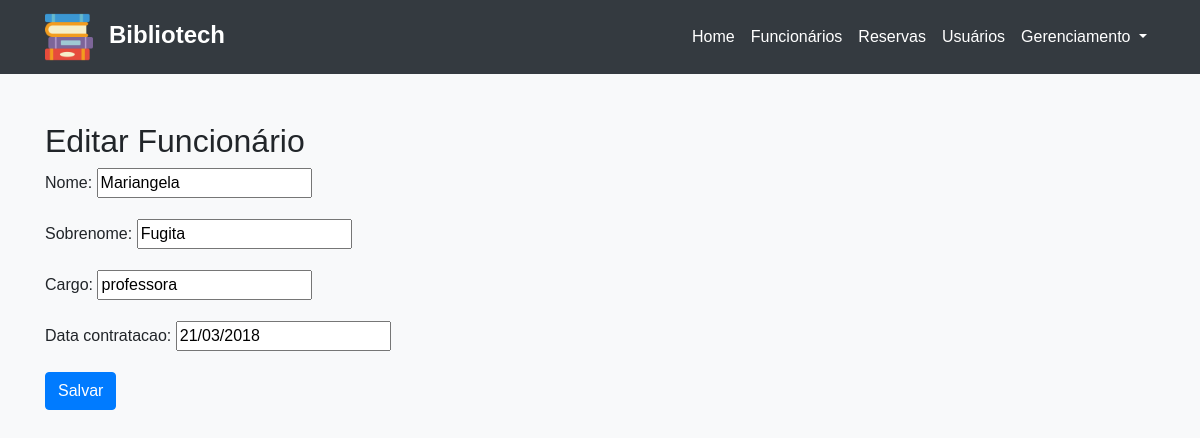
The app's page /funcionario/editar/1/ with its own data.
### appmodelo/models.py (models this page shows, shortened)
class Funcionario(models.Model):
    nome = models.CharField(max_length=100)
    sobrenome = models.CharField(max_length=100)
    cargo = models.CharField(max_length=100)
    data_contratacao = models.DateField()

### appmodelo/views/FuncionarioViews.py (the view)
# urls.py: path('funcionario/editar/<int:pk>/', editar_funcionario, name='editar_funcionario'),
def editar_funcionario(request, pk):
    funcionario = get_object_or_404(Funcionario, pk=pk)
    if request.method == "POST":
        form = FuncionarioForm(request.POST, instance=funcionario)
        if form.is_valid():
            funcionario = form.save()
            return redirect('detalhes_funcionario', pk=funcionario.pk)
    else:
        form = FuncionarioForm(instance=funcionario)
    return render(request, 'editar_funcionario.html', {'form': form})

### appmodelo/forms.py
class FuncionarioForm(forms.ModelForm):
    class Meta:
        model = Funcionario
        fields = ['nome', 'sobrenome', 'cargo', 'data_contratacao']

### appmodelo/templates/editar_funcionario.html
{% extends 'Header.html' %} {% block content %}
<h2>Editar Funcionário</h2>
<form method="post">
  {% csrf_token %} {{ form.as_p }}
  <button type="submit" class="btn btn-primary">Salvar</button>
</form>
  {% endblock %}

### appmodelo/static/css/style.css (style rules this page uses)
body { background-color: #f8f9fa; font-family: Arial, sans-serif; }

### records on screen
Funcionario: nome "Mariangela", sobrenome "Fugita", cargo "professora", data_contratacao "21/03/2018"
